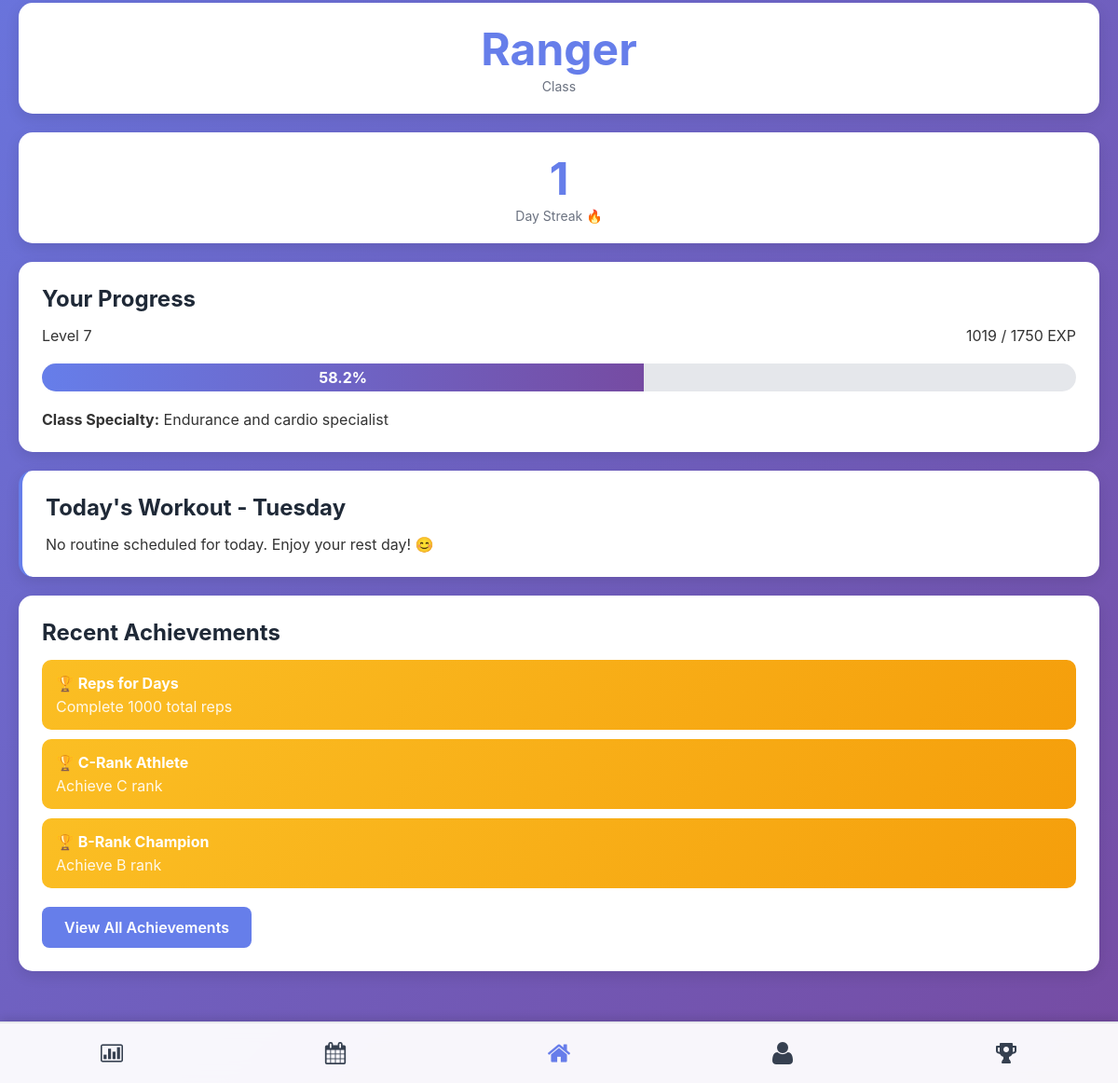
The app's page /dashboard (signed in, lower part), older data.
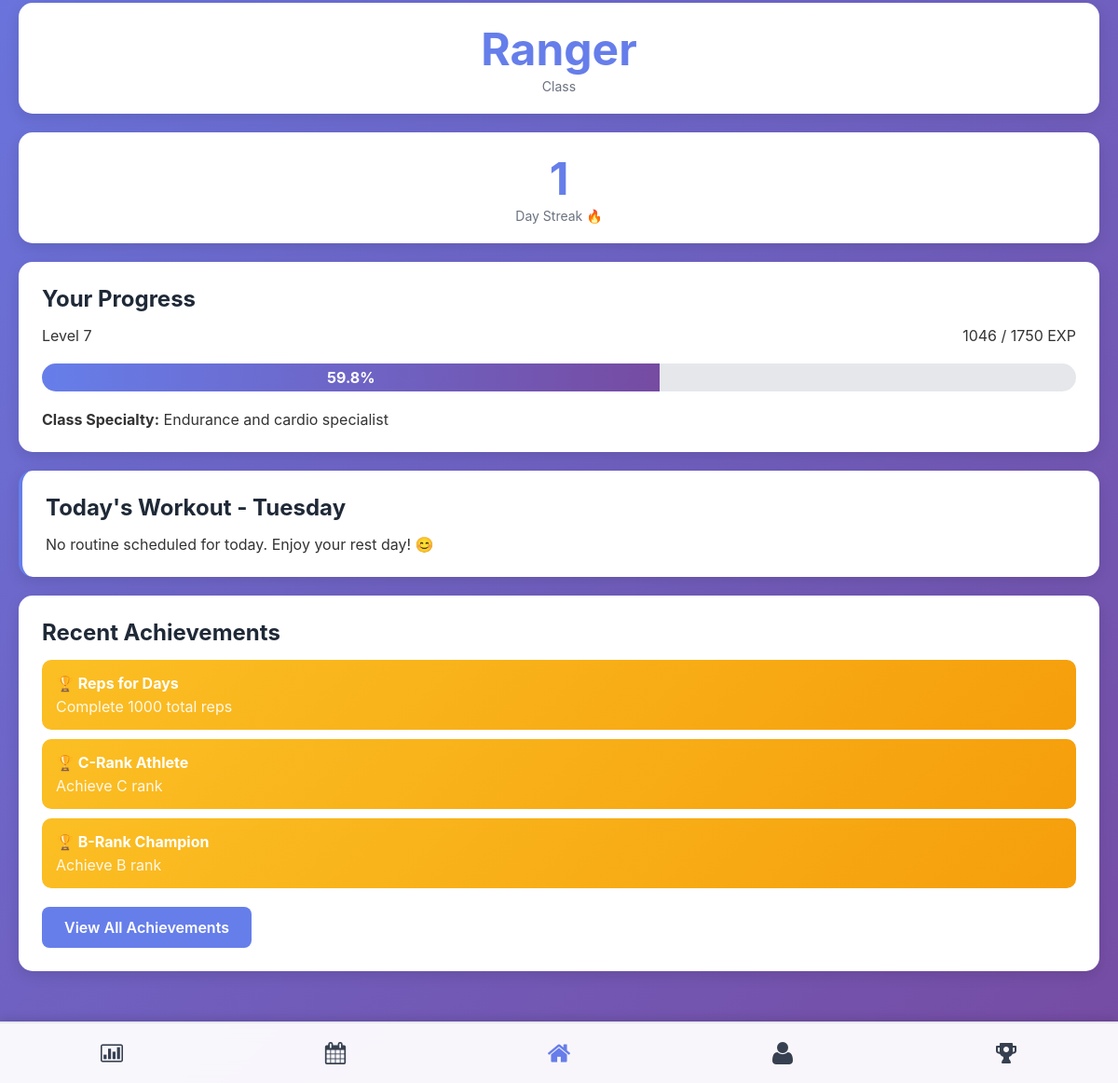
The same page, newer data.
### tables this page shows
CREATE TABLE client_gamification (
                gamification_id INTEGER PRIMARY KEY AUTOINCREMENT,
                client_id INTEGER UNIQUE NOT NULL,
                current_level INTEGER DEFAULT 1,
                current_exp INTEGER DEFAULT 0,
                total_exp INTEGER DEFAULT 0,
                rank TEXT DEFAULT 'E',
                client_class TEXT,
                class_unlocked_at_level INTEGER, current_streak INTEGER DEFAULT 0, longest_streak INTEGER DEFAULT 0, total_reps INTEGER DEFAULT 0, workouts_completed INTEGER DEFAULT 0,
                FOREIGN KEY (client_id) REFERENCES clients(client_id) ON DELETE CASCADE
            );

### main.py (the view, shortened to what this page needs)
@app.route('/dashboard')
@login_required
def dashboard():
    client_id = session['client_id']
    client = Client.get_by_id(client_id)
    progress = gamification.get_client_progress(client_id)
    today = datetime.now().strftime('%A')
    today_routine = Routine.get_client_routine_for_day(client_id, today)
    routine_status = 'not_started'  # default fallback
    recent_achievements = achievement_ctrl.get_recent_unlocks(client_id, limit=3)
    streak_data = client.get_streak_data()
    mc = MembershipController()
    membership = mc.get_client_membership(client_id)
    notification = None
    if membership:
        end_date = datetime.strptime(membership['end_date'], '%Y-%m-%d').date()
        days_left = (end_date - date.today()).days
        print("Days Left", days_left)
        if 0 < days_left <= 5:
            notification = f"⚠️ Your membership expires in {days_left} days. Please renew soon!"
        elif days_left <= 0:
            notification = "❌ Your membership has expired. Please renew to continue training."
    try:
        newly_unlocked = achievement_ctrl.check_and_unlock_achievements(client_id)
    except Exception as e:
        print(f"Achievement check error for client {client_id}: {e}")
        newly_unlocked = []
    print("Notification:",notification)
    return render_template(
        'dashboard.html',
        client=client,
        progress=progress,
        today_routine=today_routine,
        today=today,
        recent_achievements=recent_achievements,
        streak_data=streak_data,
        newly_unlocked=newly_unlocked,
        notification=notification,
        status=routine_status
    )

### controllers/achievement_controller.py (called while the page is built)
    def check_and_unlock_achievements(self, client_id):
        newly_unlocked = []
        stats = self._get_client_stats(client_id)
        all_achievements = self._get_all_achievements()
        unlocked_ids = self._get_unlocked_achievement_ids(client_id)
        for achievement in all_achievements:
            if achievement['achievement_id'] in unlocked_ids:
                continue
            if self._check_achievement_requirement(achievement, stats):
                result = self.unlock_achievement(client_id, achievement['achievement_id'])
                if result['success']:
                    newly_unlocked.append(result)
        return newly_unlocked

    def get_recent_unlocks(self, client_id, limit=5):
        unlocked = self.get_unlocked_achievements(client_id)
        return unlocked[:limit]

### controllers/gamification_controller.py (called while the page is built)
    def _get_gamification_data(self, client_id):
        query = 'SELECT * FROM client_gamification WHERE client_id=?'
        result = self.db.execute_query(query, (client_id,))
        return dict(result[0]) if result else None

### database/db_manager.py (called while the page is built)
    def disconnect(self):
        if self.conn:
            self.conn.close()

### templates/dashboard.html (shortened to what this page needs)
{% extends "base.html" %}
{% block content %}
{% if progress.class %}
<div class="grid grid-4">
    <div class="card stat-card">
        <span class="stat-value">{{ progress.class }}</span>
        <span class="stat-label">Class</span>
    </div>
    <div class="card stat-card">
        <span class="stat-value">{{ streak_data.current_streak if streak_data else 0 }}</span>
        <span class="stat-label">Day Streak 🔥</span>
    </div>
</div>
{% endif %}
<div class="card">
    <h2>Your Progress</h2>
    <div style="display: flex; justify-content: space-between; margin-bottom: 10px;">
        <span>Level {{ progress.level }}</span>
        <span>{{ progress.current_exp }} / {{ progress.next_level_exp }} EXP</span>
    </div>
    <div class="progress-bar">
        <div class="progress-fill" style="width: {{ progress.progress_percentage }}%">
            {{ "%.1f"|format(progress.progress_percentage) }}%
        </div>
    </div>
    {% if progress.class %}
    <p><strong>Class Specialty:</strong> {{ progress.class_info.description }}</p>
    {% elif progress.can_choose_class %}
    <a href="{{ url_for('classes') }}" class="btn btn-primary" style="margin-top: 10px;">Choose Your Class!</a>
    {% endif %}
</div>
<div class="card routine-card">
    <h2>Today's Workout - {{ today }}</h2>
    {% if today_routine %}
        <h3>{{ today_routine.routine_name }}</h3>
        <p>{{ today_routine.description }}</p>
        <p><strong>Total Base EXP:</strong> {{ today_routine.calculate_total_exp() }}</p>
        {% if status == 'completed' %}
            <span style="color: #10b981; font-weight: bold;">
                <a href="{{ url_for('workout', routine_id=today_routine.routine_id) }}"
                   class="btn btn-disabled" style="margin-top: 10px;">
                    Workout Completed
                </a>
            </span>
        {% elif status == 'in_progress' %}
            <span style="color: #fbbf24; font-weight: bold;">
                <a href="{{ url_for('workout', routine_id=today_routine.routine_id) }}"
                   class="btn btn-progress" style="margin-top: 10px;">
                    Continue Workout  →
                </a>
            </span>
        {% else %}
            <a href="{{ url_for('workout', routine_id=today_routine.routine_id) }}"
               class="btn btn-success" style="margin-top: 10px;">
                Start Workout →
            </a>
        {% endif %}
    {% else %}
        <p>No routine scheduled for today. Enjoy your rest day! 😊</p>
    {% endif %}
</div>
{% if recent_achievements %}
<div class="card">
    <h2>Recent Achievements</h2>
    {% for achievement in recent_achievements %}
    <div class="achievement-badge">
        <strong>🏆 {{ achievement.name }}</strong>
        <p style="margin-top: 5px; opacity: 0.9;">{{ achievement.description }}</p>
    </div>
    {% endfor %}
    <a href="{{ url_for('achievements') }}" class="btn btn-primary" style="margin-top: 10px;">View All Achievements</a>
</div>
{% endif %}
{% endblock %}

Row changes from the older to the newer data that the page shows:
changed client_gamification "Ranger": current_exp "1019" → "1046"
Text that changed along with them:
{{ progress.progress_percentage }}: 58.22857142857143 → 59.77142857142857 (drawn)
{{ "%.1f"|format(progress.progress_percentage) }}: "58.2" → "59.8"
